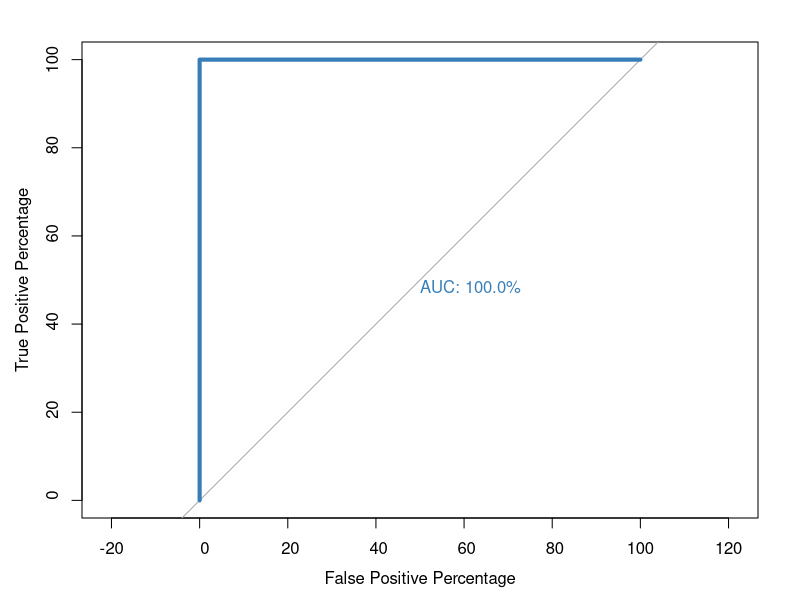
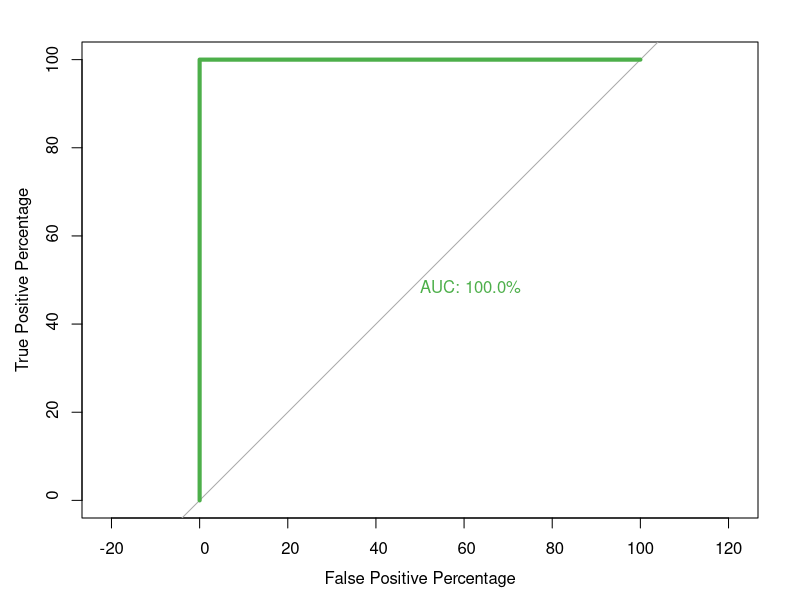
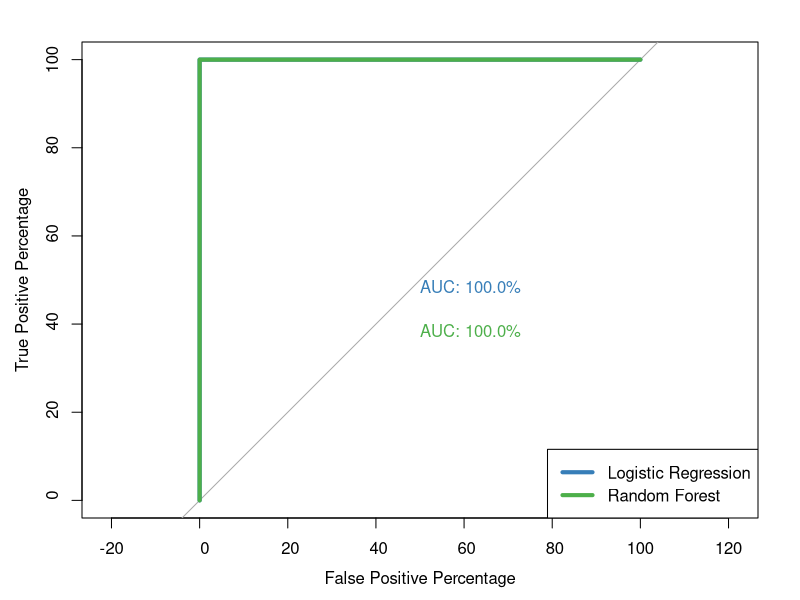
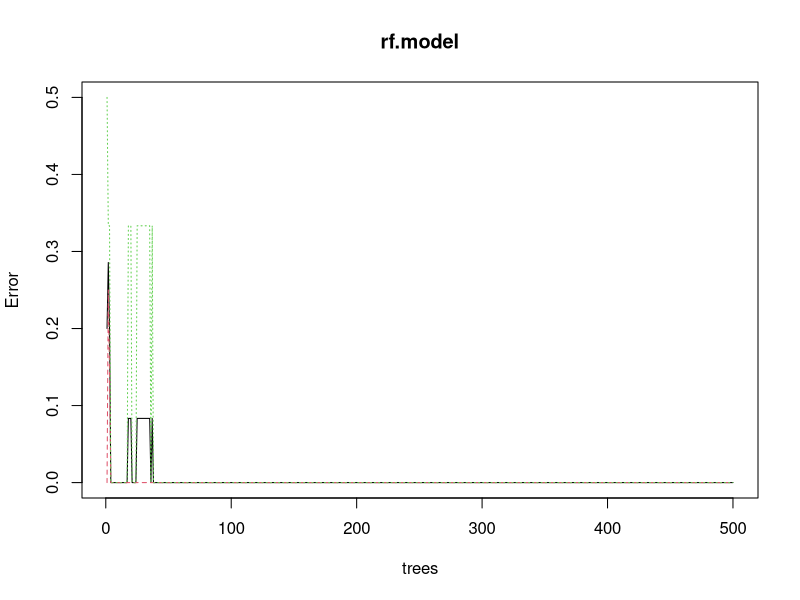
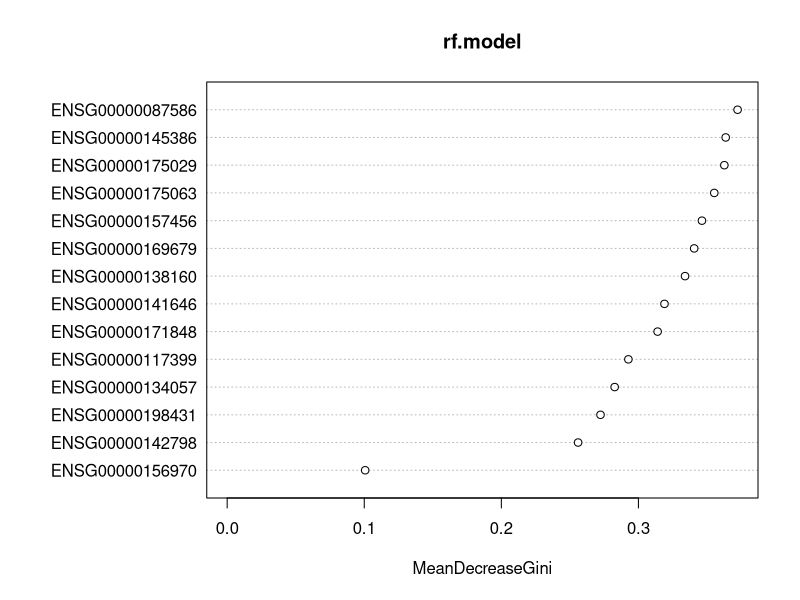
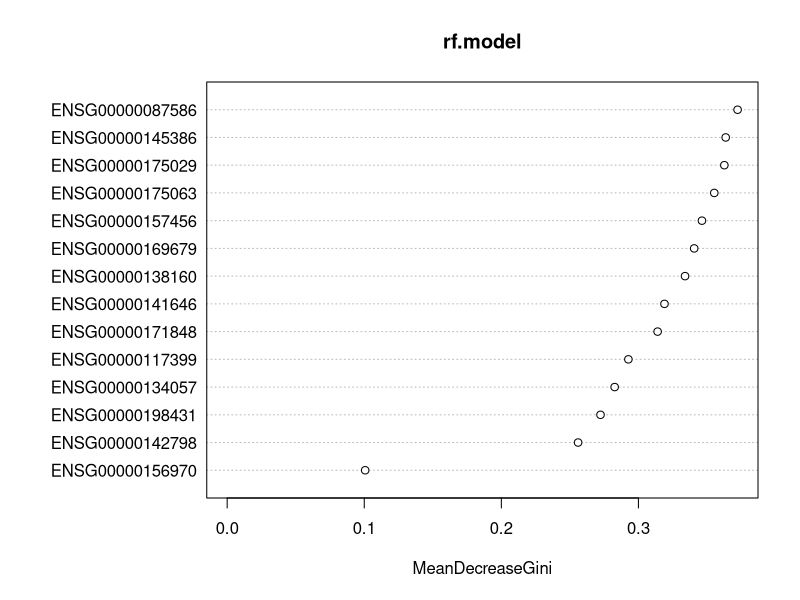
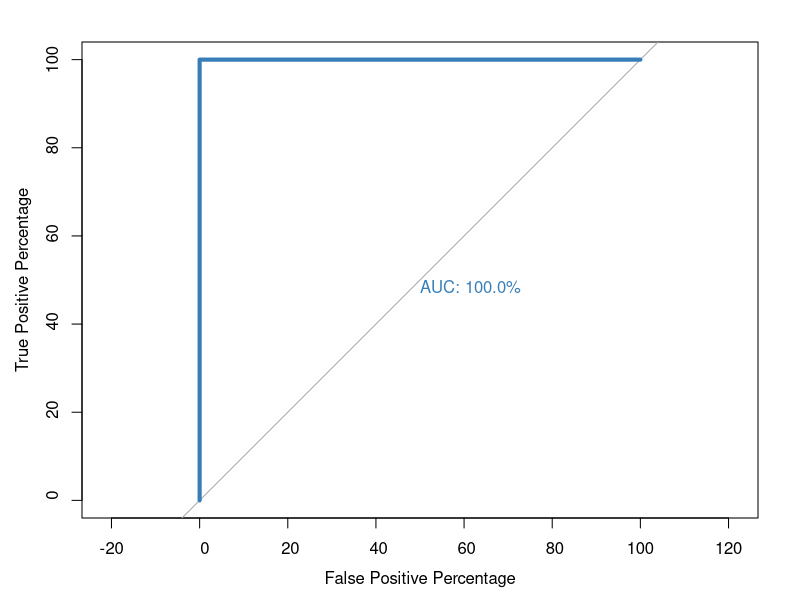
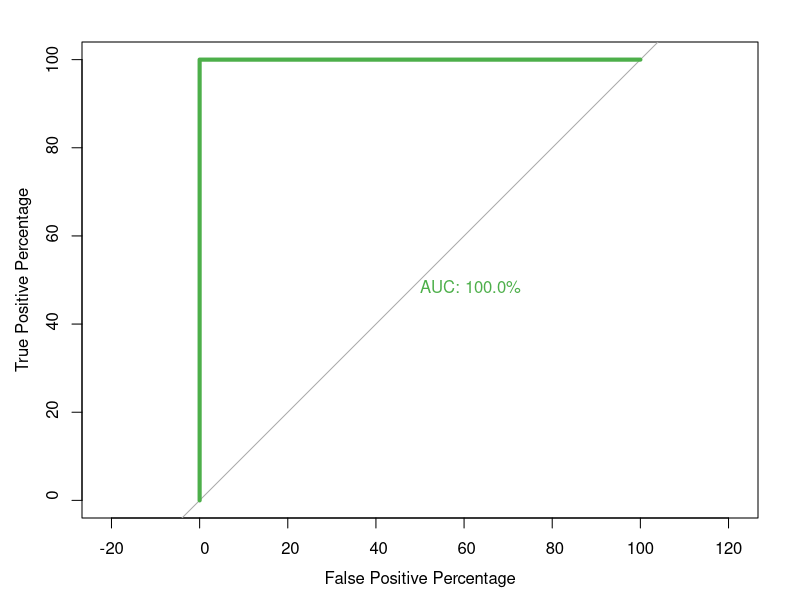

Generate these figures, in order, with R:
setwd("E:/DWCT/DEG/GSE219036_6_june/POMA/14-marker")

# Load necessary libraries
library(pROC)
library(randomForest)

# Read the dataset
X <- read.csv("14_clade_IIb_pROC.csv", header = TRUE,row.names = 1)
#X <- rbind(data, data)

# Define the outcome variable and the gene expression data
obese <- X$condition

# Select the 14 genes
genes <- X[, c("ENSG00000141646", "ENSG00000175029", "ENSG00000198431", "ENSG00000142798", 
               "ENSG00000145386", "ENSG00000134057", "ENSG00000157456", "ENSG00000156970", 
               "ENSG00000169679", "ENSG00000087586", "ENSG00000138160", "ENSG00000117399", 
               "ENSG00000171848", "ENSG00000175063")]

# Convert genes to data frame
genes <- as.data.frame(genes)

# Logistic Regression with all genes
glm.fit = glm(obese ~ ., data = genes, family = binomial)

# Predictions and ROC for Logistic Regression
glm.probs = predict(glm.fit, type = "response")
roc(obese, glm.probs, plot = TRUE, legacy.axes = TRUE, percent = TRUE,
    xlab = "False Positive Percentage", ylab = "True Positive Percentage", col = "#377eb8", lwd = 4, print.auc = TRUE)

# Random Forest with all genes
rf.model = randomForest(factor(obese) ~ ., data = genes)

# Predictions and ROC for Random Forest
rf.probs = rf.model$votes[, 2]  # Probability for the positive class
roc(obese, rf.probs, plot = TRUE, legacy.axes = TRUE, percent = TRUE,
    xlab = "False Positive Percentage", ylab = "True Positive Percentage", col = "#4daf4a", lwd = 4, print.auc = TRUE)

# Layer Logistic Regression and Random Forest ROC graphs
roc(obese, glm.probs, plot = TRUE, legacy.axes = TRUE, percent = TRUE,
    xlab = "False Positive Percentage", ylab = "True Positive Percentage", col = "#377eb8", lwd = 4, print.auc = TRUE)
plot.roc(obese, rf.probs, percent = TRUE, col = "#4daf4a", lwd = 4, print.auc = TRUE, add = TRUE, print.auc.y = 40)
legend("bottomright", legend = c("Logistic Regression", "Random Forest"), col = c("#377eb8", "#4daf4a"), lwd = 4)

# Plot the Random Forest model
plot(rf.model)

# Variable importance plot for Random Forest
varImpPlot(rf.model)

# Reset par() variables
par(pty = "m")
# Importance plot
importance(rf.model)
varImpPlot(rf.model)


#######################################################################

# Fit the logistic regression model
glm.fit <- glm(obese ~ ., data=genes, family=binomial)

# Get predicted probabilities
pred.probs <- predict(glm.fit, type="response")

# Plot ROC curve for the multivariate logistic regression model
roc(obese, pred.probs, plot=TRUE, legacy.axes=TRUE, percent=TRUE, xlab="False Positive Percentage", ylab="True Positive Percentage", col="#377eb8", lwd=4, print.auc=TRUE)

# If you want to find the optimal threshold
roc.info <- roc(obese, pred.probs, legacy.axes=TRUE)
roc.df <- data.frame(
  tpp=roc.info$sensitivities*100, ## tpp = true positive percentage
  fpp=(1 - roc.info$specificities)*100, ## fpp = false positive percentage
  thresholds=roc.info$thresholds)

head(roc.df)
tail(roc.df)
roc.df[roc.df$tpp > 60 & roc.df$tpp < 80,]


# Install and load the randomForest library if not already installed
# install.packages("randomForest")
library(randomForest)

# Fit the random forest model
rf.model <- randomForest(factor(obese) ~ ., data=genes)

# Plot ROC curve for the random forest model
roc(obese, rf.model$votes[,1], plot=TRUE, legacy.axes=TRUE, percent=TRUE, xlab="False Positive Percentage", ylab="True Positive Percentage", col="#4daf4a", lwd=4, print.auc=TRUE)

# Plotting model
plot(rf.model)

# Importance plot
importance(rf.model)
varImpPlot(rf.model)

# Overlay logistic regression and random forest ROC curves
roc(obese, pred.probs, plot=TRUE, legacy.axes=TRUE, percent=TRUE, xlab="False Positive Percentage", ylab="True Positive Percentage", col="#377eb8", lwd=4, print.auc=TRUE)
plot.roc(obese, rf.model$votes[,1], percent=TRUE, col="#4daf4a", lwd=4, print.auc=TRUE, add=TRUE, print.auc.y=40)
legend("bottomright", legend=c("Logistic Regression", "Random Forest"), col=c("#377eb8", "#4daf4a"), lwd=4)


# Install and load the randomForest library if not already installed
# install.packages("randomForest")
library(randomForest)

# Fit the random forest model
rf.model <- randomForest(factor(obese) ~ ., data=genes)

# Plot ROC curve for the random forest model
roc(obese, rf.model$votes[,1], plot=TRUE, legacy.axes=TRUE, percent=TRUE, xlab="False Positive Percentage", ylab="True Positive Percentage", col="#4daf4a", lwd=4, print.auc=TRUE)

# Plotting model
plot(rf.model)

# Importance plot
importance(rf.model)
varImpPlot(rf.model)

# Overlay logistic regression and random forest ROC curves
roc(obese, pred.probs, plot=TRUE, legacy.axes=TRUE, percent=TRUE, xlab="False Positive Percentage", ylab="True Positive Percentage", col="#377eb8", lwd=4, print.auc=TRUE)
plot.roc(obese, rf.model$votes[,1], percent=TRUE, col="#4daf4a", lwd=4, print.auc=TRUE, add=TRUE, print.auc.y=40)
legend("bottomright", legend=c("Logistic Regression", "Random Forest"), col=c("#377eb8", "#4daf4a"), lwd=4)


# AUC comparison
logistic_auc <- roc(obese, pred.probs)$auc
random_forest_auc <- roc(obese, rf.model$votes[,1])$auc
print(paste("Logistic Regression AUC:", logistic_auc))
print(paste("Random Forest AUC:", random_forest_auc))

# Feature importance
print(importance(rf.model))
